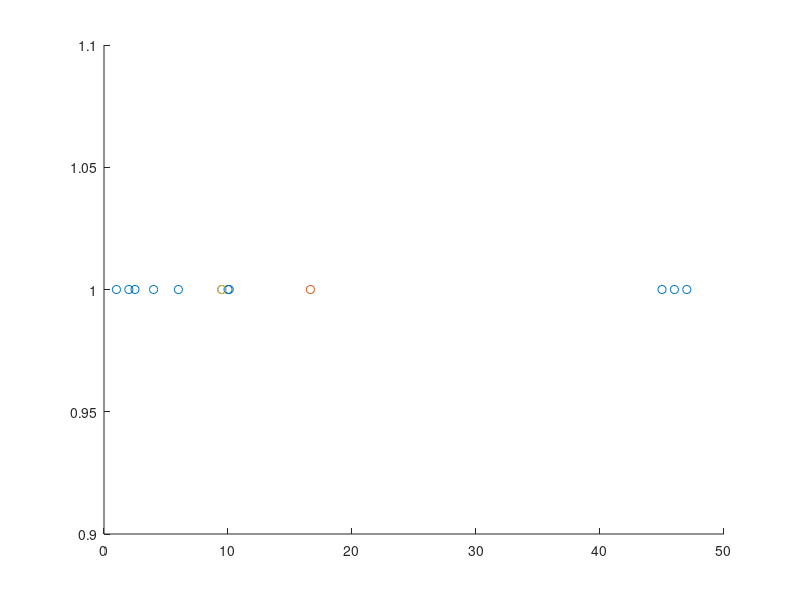

MATLAB code to generate this figure: (Note: this script raises an error after producing the figure.)
pts = [1 2 2.5 4 6 9.5 10 10.1 45 46 47]';

scatter(pts,ones(size(pts)));
hold all

scatter(mean(pts),1)
scatter(median(pts),1)


for i = 0.8:0.05:0.95
    new_centroid=get_lp_centroid(pts,i);
    scatter((5),new_centroid(1));
end

